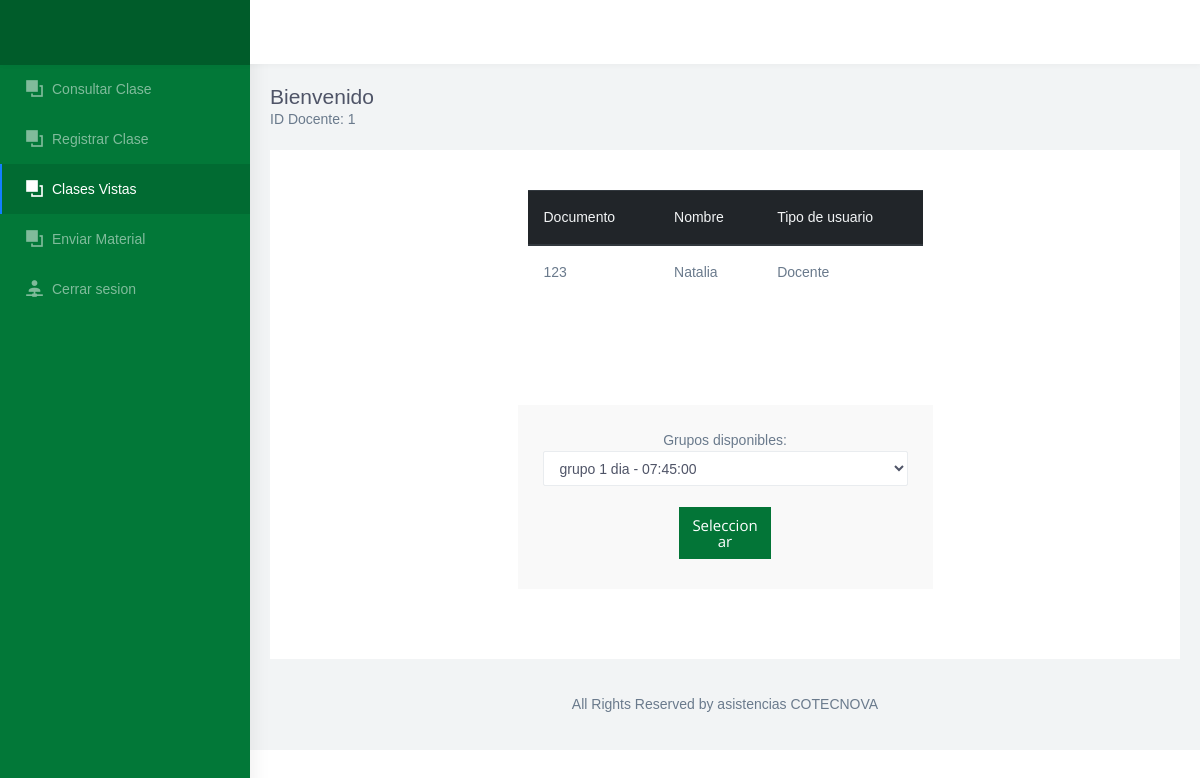
The page /clases_vistas.php (signed in) on the database as committed earlier.
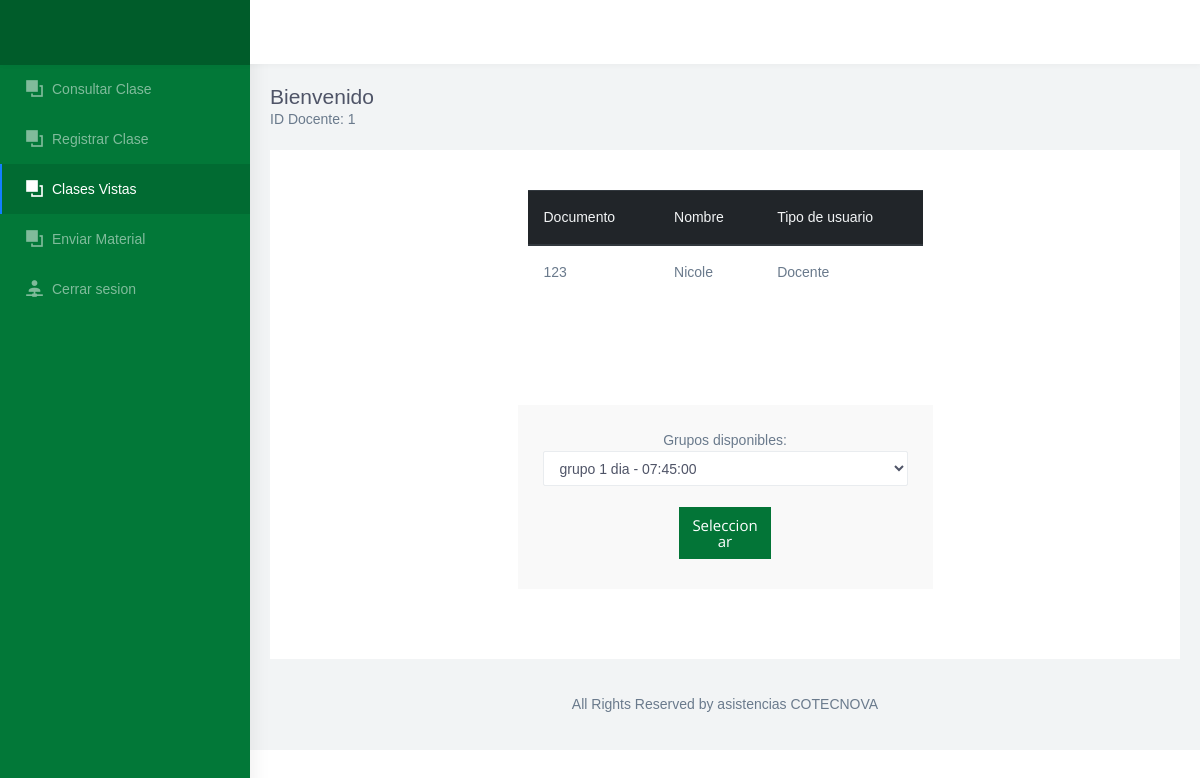
The same page on the database as committed later.
### tables this page shows
CREATE TABLE `docente` (
  `id_docente` int(11) NOT NULL COMMENT 'Identificador del docente',
  `documento` varchar(45) NOT NULL COMMENT 'Documento del docente',
  `nombres` varchar(45) NOT NULL COMMENT 'Nombres del docente\n\n',
  `apellidos` varchar(45) NOT NULL COMMENT 'Apellidos del docente',
  `clave` varchar(45) NOT NULL COMMENT 'Clave del docente',
  `tipo_usuario_id_tipo_usuario` int(11) NOT NULL COMMENT 'Tipo de usuario',
  `estado` int(11) NOT NULL COMMENT 'Activo o inactivo'
);

CREATE TABLE `tipo_usuario` (
  `id_tipo_usuario` int(11) NOT NULL COMMENT 'Id del usuario',
  `nombre` varchar(45) NOT NULL COMMENT 'Nombre (Administrador, Estudiante o Docente)'
);

### Modelo/MySQL.php (called while the page is built, shortened)
<?php
class MySQL{
    private $hostname  = "localhost";
    private $user = "root";
    private $password = "";
    private $database = "asistencia";
    private $conexion;
    public function conectar(){
        $this->conexion = mysqli_connect($this->hostname, $this->user, $this->password, $this->database);
    }
    public function efectuarConsulta($consulta){
        mysqli_query($this->conexion, "SET lc_time_names = 'es_ES'" );
        mysqli_query($this->conexion, "SET NAMES 'utf8'");
        mysqli_query($this->conexion, "SET CHARACTER 'utf8'");
       $this->resultadoConsulta = mysqli_query($this->conexion, $consulta);
        return $this->resultadoConsulta;
    }
}

### clases_vistas.php (the view, shortened to what the changed rows need)
<!DOCTYPE html>
<html dir="ltr" lang="en">
<head>
  <link href="css/chartist.min.css" rel="stylesheet">
  <link href="css/style.min.css" rel="stylesheet">
  <link href="css/ie7.css" rel="stylesheet">
  <link href="css/materialdesignicons.min.css" rel="stylesheet">
  <link href="css/weather-icons.min.css" rel="stylesheet">
  <link href="css/registro.css" rel="stylesheet" media="all">
</head>
<body>
  <?php
  require_once 'Modelo/MySQL.php';
  $mysql = new MySQL;
  $mysql->conectar();
  $id_docente = $_SESSION['idDocente'];
  $datosdocente = $mysql->efectuarConsulta("SELECT docente.id_docente, docente.nombres, docente.documento, docente.tipo_usuario_id_tipo_usuario, tipo_usuario.nombre from docente join tipo_usuario on tipo_usuario.id_tipo_usuario = docente.tipo_usuario_id_tipo_usuario where docente.id_docente = " . $id_docente . "");
  while ($valores1 = mysqli_fetch_assoc($datosdocente)) {
    $documento = $valores1['documento'];
    $nombres = $valores1['nombres'];
    $tipo_usuario = $valores1['nombre'];
  }
  ?>
  <div id="main-wrapper" data-navbarbg="skin6" data-theme="light" data-layout="vertical" data-sidebartype="full" data-boxed-layout="full">
    <div class="page-wrapper">
      <div class="container-fluid">
        <div class="row">
          <div class="col-12">
            <div class="card">
              <div class="card-body">
                <div class="row">
                  <div class="col-12">
                    <div class="card">
                      <center>
                        <div class="card-body col-md-6 col-md-offset-3">
                          <table class="table">
                            <thead class="thead-dark">
                              <tr>
                                <th scope="col">Documento</th>
                                <th scope="col">Nombre</th>
                                <th scope="col">Tipo de usuario</th>
                              </tr>
                            </thead>
                            <tbody>
                              <tr>
                                <th scope="row"><?php echo $documento ?></th>
                                <td><?php echo $nombres ?></td>
                                <td><?php echo $tipo_usuario ?></td>
                              </tr>
                            </tbody>
                          </table>
                        </div>
                      </center>
                    </div>
                  </div>
                </div>
              </div>
            </div>
          </div>
        </div>
      </div>
    </div>
</body>
</html>

Rows that differ between the two databases and show on the page:
changed docente "Docente": nombres "Natalia" → "Nicole"
